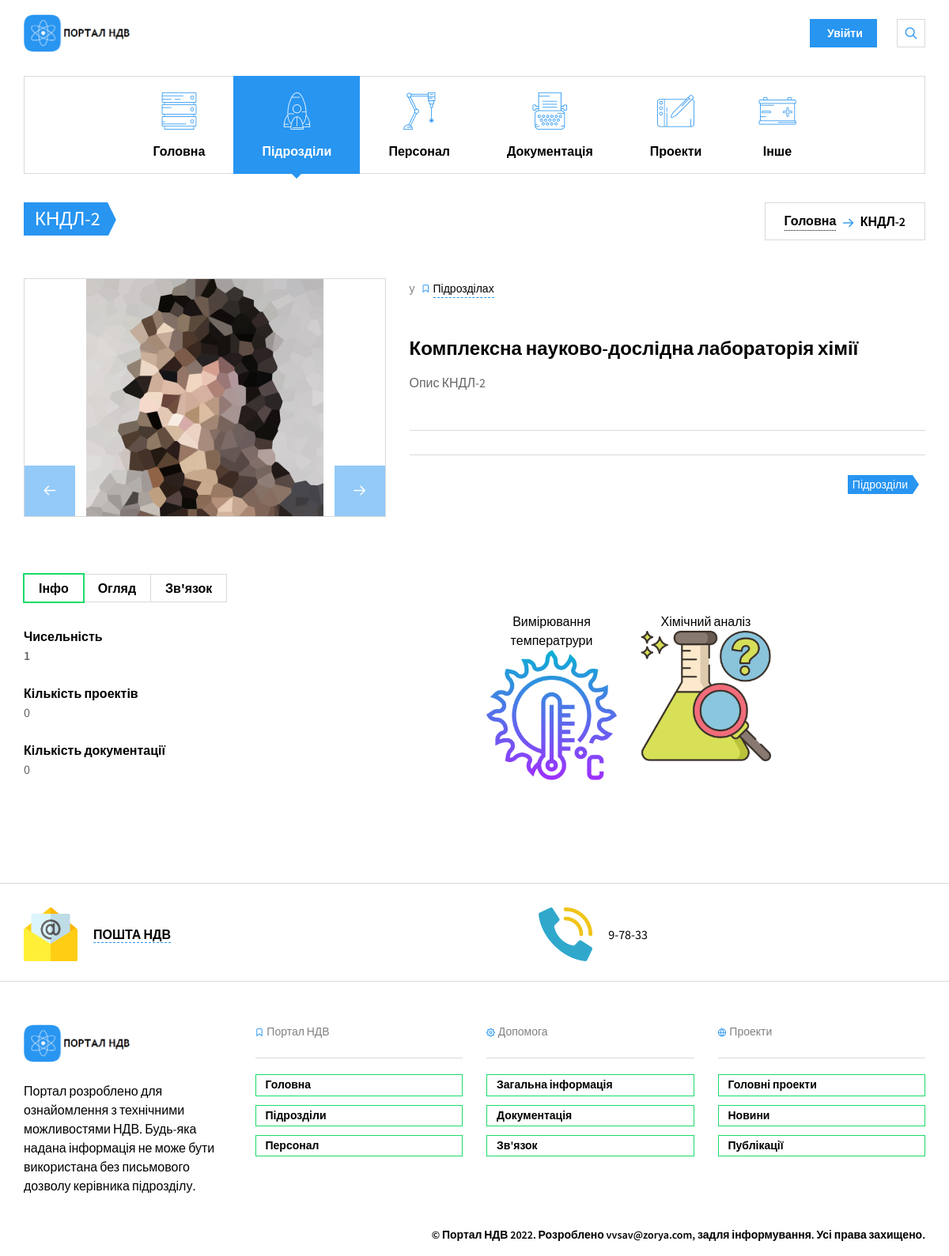
Page /division/kndl-2/ on the committed database.
### nio_app/models.py (models this page shows, shortened)
class Main(models.Model):
    name = models.CharField(max_length=200, help_text='не більше ніж 200 символів',
                            verbose_name='Назва підрозділу')
    abr = models.CharField(max_length=10, help_text='не більше ніж 10 символів',
                           verbose_name='Абрівіатура підрозділу')
    slug = models.SlugField(max_length=200, unique=True, verbose_name='URL', db_index=True)
    divisions = models.ManyToManyField('Divisions', verbose_name='Підрозділи')
    description = models.TextField(max_length=5000, help_text='Введіть короткий опис підрозділу',
                                   verbose_name='Опис підрозділу')
    num_staff = models.IntegerField(verbose_name='Кількість персоналу', null=True, blank=True)
    num_projects = models.IntegerField(verbose_name='Кількість проектів', null=True, blank=True)
    num_docs = models.IntegerField(verbose_name='Загальна кількість документації', null=True, blank=True)
    boss = models.CharField(max_length=200, help_text='не більше ніж 200 символів',
                            verbose_name='ПІБ керівника')
    photo = models.ImageField(upload_to="workers_foto/", verbose_name="Фото")
    objects = models.Manager()
    """Визначення загальної кількості персоналу"""
    def staff(self):
        num = 0
        for d in self.divisions.all():
            if d.num_staff:
                num += d.num_staff
                self.num_staff = num
            else:
                self.num_staff = 0
        return self.num_staff
    staff.short_description = 'Загальна кількість персоналу'
    class Meta:
        verbose_name = 'Загальна інфо'
        verbose_name_plural = 'Загальна інфо'

class Divisions(models.Model):
    name = models.CharField(max_length=200, help_text='не більше ніж 200 символів',
                            verbose_name='Назва підрозділу')
    abr = models.CharField(max_length=10, help_text='не більше ніж 10 символів',
                           verbose_name='Абрівіатура підрозділу')
    slug = models.SlugField(max_length=200, unique=True, verbose_name='URL', db_index=True)
    description = models.TextField(max_length=5000, help_text='Введіть короткий опис підрозділу',
                                   verbose_name='Опис підрозділу')
    num_staff = models.IntegerField(verbose_name='Кількість персоналу', null=True, blank=True, default=0)
    num_projects = models.IntegerField(verbose_name='Кількість проектів', null=True)
    num_docs = models.IntegerField(verbose_name='Загальна кількість документації', null=True)
    locs = models.ManyToManyField('Location', verbose_name='Розміщення')
    coops = models.ManyToManyField('Cooperation', verbose_name='Підрозділи взаємодії')
    theses = models.ManyToManyField('Theses', verbose_name='Тези')
    boss = models.CharField(max_length=50, help_text='Призвище Ім\'я',
                            verbose_name='ПІБ керівника', null=True, blank=True)
    photo = models.ImageField(upload_to="boss_foto/", verbose_name="Фото")
    """Шлях до фото підрозділу"""
    def directory_path(instance, filename):
        return f'divs/{instance.slug}/photo/{filename}'
    photo_1 = models.ImageField(upload_to=directory_path, verbose_name="Фото підрозділу", null=True)
    photo_2 = models.ImageField(upload_to=directory_path, verbose_name="Фото підрозділу", blank=True, null=True)
    photo_3 = models.ImageField(upload_to=directory_path, verbose_name="Фото підрозділу", blank=True, null=True)
    photo_4 = models.ImageField(upload_to=directory_path, verbose_name="Фото підрозділу", blank=True, null=True)
    photo_5 = models.ImageField(upload_to=directory_path, verbose_name="Фото підрозділу", blank=True, null=True)
    objects = models.Manager()
    __original_name = None
    def __init__(self, *args, **kwargs):
        super().__init__(*args, **kwargs)
        self.__original_name = self.name
        self.save()
    """Визначення кількості персоналу, проектів та документації через сумісні моделі"""
    def save(
            self, force_insert=False, force_update=False, using=None, update_fields=None
    ):
        super().save()
        self.num_staff = len(Staff.objects.filter(div_id=self.pk))
        self.num_projects = len(Projects.objects.filter(div_id=self.pk))
        self.num_docs = len(Documents.objects.filter(div_id=self.pk))
        super().save(force_insert=False, force_update=True, using=using, update_fields=update_fields)
    class Meta:
        verbose_name = 'Підрозділи'
        verbose_name_plural = 'Підрозділи'
        ordering = ['name']

class Theses(models.Model):
    name = models.CharField(max_length=100, help_text='не більше ніж 100 символів',
                            verbose_name='Теза')
    slug = models.SlugField(max_length=100, unique=True, verbose_name='URL', db_index=True)
    photo = models.ImageField(upload_to="theses/", verbose_name="Картинка")
    objects = models.Manager()
    class Meta:
        verbose_name = 'Теза'
        verbose_name_plural = 'Тези'

### nio_app/views.py (the view)
# urls.py: path('division/<slug:slug>/', DivisionList.as_view(), name='division'),
class DivisionList(DetailView, MultipleObjectMixin):
    model = Divisions
    template_name = 'nio_app/division.html'
    paginate_by = 5
    def get_context_data(self, *, object_list=None, **kwargs):
        div = Divisions.objects.get(slug=self.get_object().slug)
        object_list = div.description.split('\n')
        context = super().get_context_data(object_list=object_list, **kwargs)
        context.update(CONTEXT)
        context['div'] = div
        context['page'] = ''
        return context

### nio_app/templates/nio_app/division.html (shortened to what this page needs)
{% extends 'nio_app/base_portal.html' %}
{% load static %}
{% block main %}
<li class="menu-item-has-children">
  {% endblock main %}
  {% block divs %}
<li class="menu-item-has-children current-menu-item ">
  {% endblock divs %}
  {% block staff %}
<li class="menu-item-has-children">
  {% endblock staff %}
  {% block docs %}
<li class="menu-item-has-children">
  {% endblock docs %}
  {% block projects %}
<li class="menu-item-has-children">
  {% endblock projects %}
  {% block other %}
<li class="menu-item-has-children">
  {% endblock other %}
{% block content %}
    <section class="page-title">
      <div class="container">
        <div class="inner">
          <div class="column">
            <div class="title">
              <a href="{% url 'nio_app:division' div.slug %}"><h1>{{ div.abr }}</h1></a>
            </div>
          </div>
          <div class="column">
            <div class="breadcrumbs">
              <a href="{% url 'nio_app:index_portal' %}">Головна</a>
              <span class="delimiter"><i class="icon-arrow-right"></i></span>
              <span>{{ div.abr }}</span>
            </div>
          </div>
        </div>
      </div>
    </section>
    <section class="shop-single container">
      <div class="row">
        <div class="col-lg-5 col-md-6 space-bottom-2x">
          <div class="image-carousel">
            <div class="inner">
              <img src="{{ div.photo.url }}" alt="Image">
            </div>
          </div>
        </div>
        <div class="col-lg-7 col-md-6 space-bottom-2x">
          <div class="shop-meta space-bottom-2x">
            <span>у</span>
            <span>
              <i class="icon-ribbon hidden-md"></i>
              <a href="{% url 'nio_app:index_portal' %}#divs">Підрозділах</a>
            </span>
          </div>
          <h2 class="shop-title"><a href="#">{{div.name}}</a></h2>
          {% for text in object_list %}
          <p class="text-gray">{{text|safe}}</p>
          {% endfor %}
        {% include 'nio_app/include/pagination.html' %}
          <div class="post-tools space-top">
            <div class="column">
              <div class="tags-links">
                <a href="{% url 'nio_app:index_portal' %}#divs">Підрозділи</a>
              </div>
            </div>
          </div>
        </div>
      </div>
      <div class="row padding-top">
        <div class="col-sm-6 space-bottom">
          <ul class="nav-tabs" role="tablist">
            <li class="active"><a href="#tab1" role="tab" data-toggle="tab">Інфо</a></li>
            <li><a href="#tab2" role="tab" data-toggle="tab">Огляд</a></li>
            <li><a href="#tab3" role="tab" data-toggle="tab">Зв'язок</a></li>
          </ul>
          <div class="tab-content">
            <div role="tabpanel" class="tab-pane transition fade in active" id="tab1">
              <span class="text-bold">Чисельність</span>
              <a href="{% url 'nio_app:staff' %}filter/?divs={{div.pk}}&sort=fio">
                <p class="text-gray">{{div.num_staff}}</p></a>
              <span class="text-bold">Кількість проектів</span>
              <p class="text-gray">{{div.num_projects}}</p>
              <span class="text-bold">Кількість документації</span>
              <p class="text-gray">{{div.num_docs}}</p>
            </div>
          </div>
        </div>
        <div class="col-sm-6 padding-top-2x">
          <div class="row text-center">
            {% for t in div.theses.all %}
            <div class="col-sm-4 col-xs-6 padding-bottom">
              <p class="space-bottom-none">{{ t.name }}</p>
              <img src="{{ t.photo.url }}" class="block-center" alt="Feature">
            </div>
            {% endfor %}
          </div>
        </div>
      </div>
    </section>
{% endblock content %}

### nio_app/templates/nio_app/base_portal.html (shortened to what this page needs)
<!DOCTYPE html>
<html>
<head>
  {% load static %}
  <link href="{% static 'nio_app/masterslider/style/masterslider.css' %}" rel="stylesheet" media="screen">
  <link href="{% static 'nio_app/css/styles.min.css' %}" rel="stylesheet" media="screen">
</head>
<body class="is-preloader preloading">
  <div class="page-wrapper">
    <header class="navbar navbar-sticky">
        {% include 'nio_app/include/header.html' %}
  {% for m in main %}
  <div class="container">
    <nav class="main-navigation">
      <ul class="menu">
        {% block main %}{% endblock main %}
          <a href="#" id="nav_header"><i class="flaticon-technology46"></i>Головна</a>
        </li>
        {% block divs %}{% endblock divs %}
          <a href="#"><i class="flaticon-space-ship2"></i>Підрозділи</a>
        </li>
        {% block staff %}{% endblock staff %}
          <a href="#"><i class="flaticon-technological"></i>Персонал</a>
        </li>
        {% block docs %}{% endblock docs %}
          <a href="#"><i class="flaticon-writing50"></i>Документація</a>
        </li>
        {% block projects %}{% endblock projects %}
          <a href="#"><i class="flaticon-drawing33"></i>Проекти</a>
        </li>
        {% block other %}{% endblock other %}
          <a href="#"><i class="flaticon-positive"></i>Інше</a>
        </li>
      </ul>
    </nav>
  </div>
  {% endfor %}
</header>
      {% block content %}
      {%  endblock content %}
{% include 'nio_app/include/footer.html' %}
</body>
</html>

### rows in the picture
Divisions: abr "КНДЛ-2", photo (picture), name "Комплексна науково-дослідна лабораторія хімії", object_list "Опис КНДЛ-2", num_staff "1", num_projects "0", num_docs "0"
Theses: name "Вимірювання температрури", photo (picture)
Theses: name "Хімічний аналіз", photo (picture)
